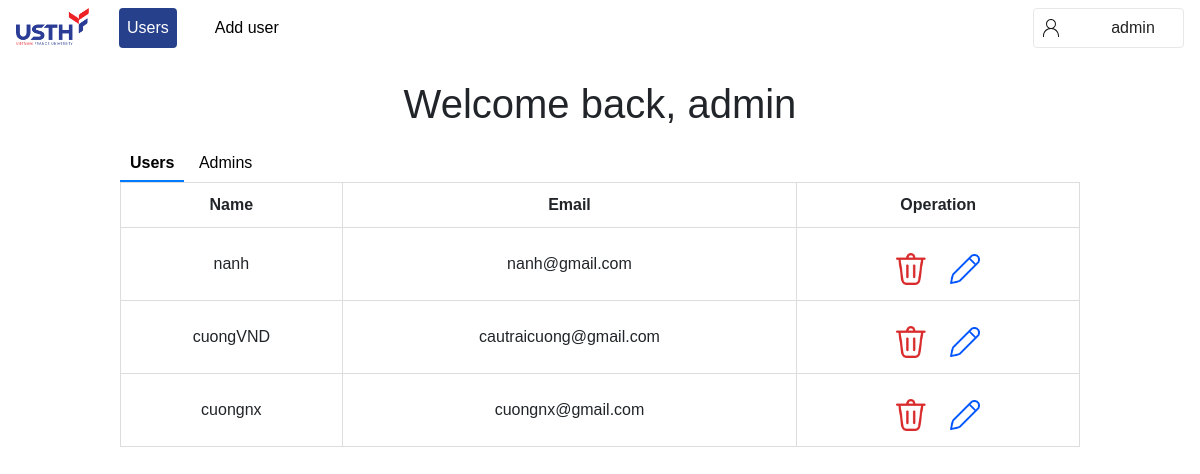
The app's page /admin (signed in), older data.
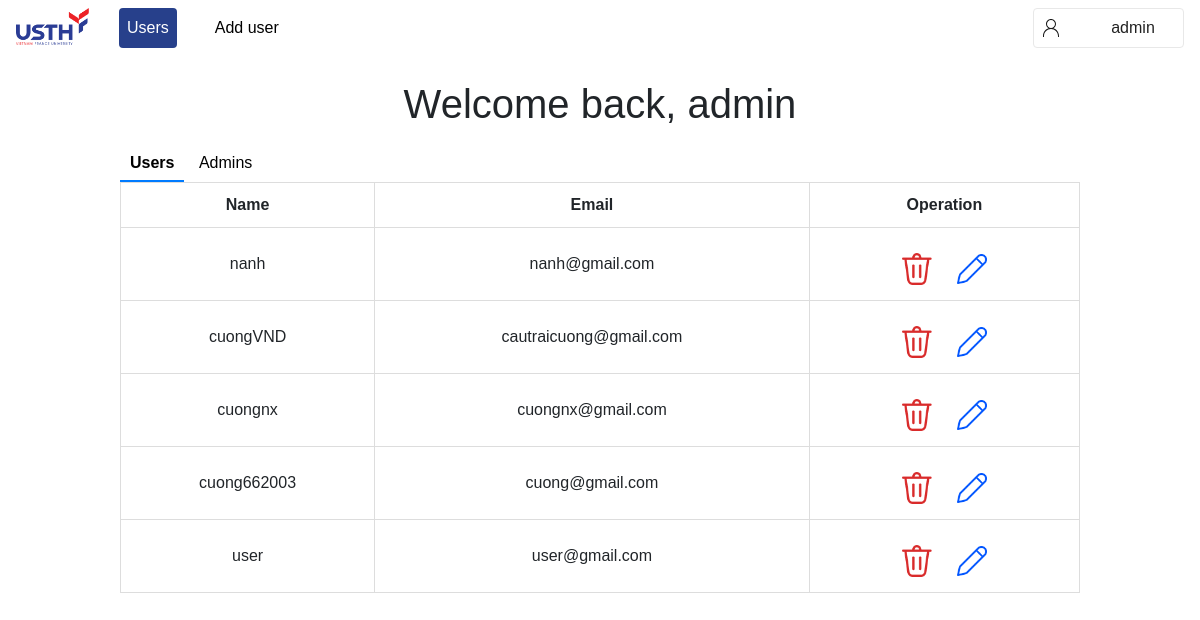
The same page, newer data.
### function/models.py (models this page shows)
class User(db.Model, UserMixin):
    role = db.Column(db.Integer, default = 2)
    id = db.Column(db.Integer, primary_key = True)
    email = db.Column(db.String(50))
    username = db.Column(db.String(50))
    password = db.Column(db.String(50))

### app.py (the view)
@app.route('/admin', methods=['POST','GET'])
@login_required
def admin():
    admin=User.query.filter(User.role!=1).all()
    return render_template('admin.html',user=admin)

### app.py (called while the page is built)
@login_manager.user_loader
def load_user(id):
    return User.query.get(int(id))

### templates/admin.html (shortened to what this page needs)
{% extends "base.html" %}
{% block content %}
<link rel="stylesheet" href="../static/admin.css">
<body>
    <div class="admin_body">
        <br>
        <h1 align="center">Welcome back, admin</h1>
        <button onclick="toggleSlide('A')" id="user_btn" class="active">Users</button>
        <button onclick="toggleSlide('B')" id="admin_btn">Admins</button>
        <div class="slider-container">
        <div class="slider-content" id="sliderContent">
            <div class="slide" id="slideA">
                <form action="" method="POST">
                    <table>
                        <thead>
                            <tr>
                                <th>Name</th>
                                <th>Email</th>
                                <th>Operation</th>
                            </tr>
                        </thead>
                        <tbody>
                            {% for customer in user %}
                            {% if customer.role==2 %}
                            <tr>
                                <td>{{ customer.username }}</td>
                                <td>{{ customer.email }}</td>
                                <td>
                                    <button title="Delete user" id="rm_btn" onclick="deleteUser('{{ customer.id }}')">
                                        <img src="../static/images/delete.png" alt="">
                                    </button>
                                    <button title="Change role" id="change_role" onclick="changeRole('{{ customer.id }}')">
                                        <img src="../static/images/change_role.png" alt="">
                                    </button>
                                </td>
                            </tr>
                            {%endif%}
                            {% endfor %}
                        </tbody>
                    </table>
                </form>
            </div>
        </div>
        </div>
    </div>
</body>
{% endblock %}

Row changes from the older to the newer data that the page shows:
added User: username "cuong662003", email "cuong@gmail.com", role 2 (drawn)
added User: username "user", email "user@gmail.com", role 2 (drawn)
